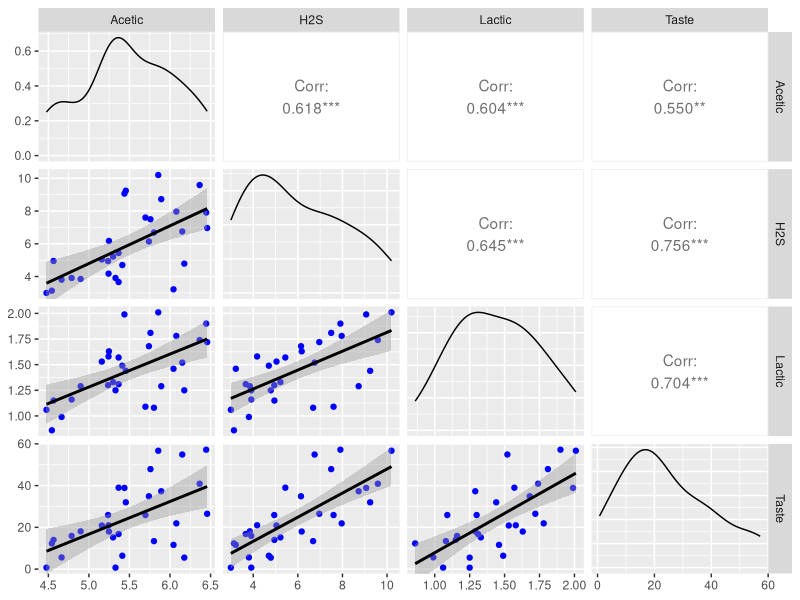
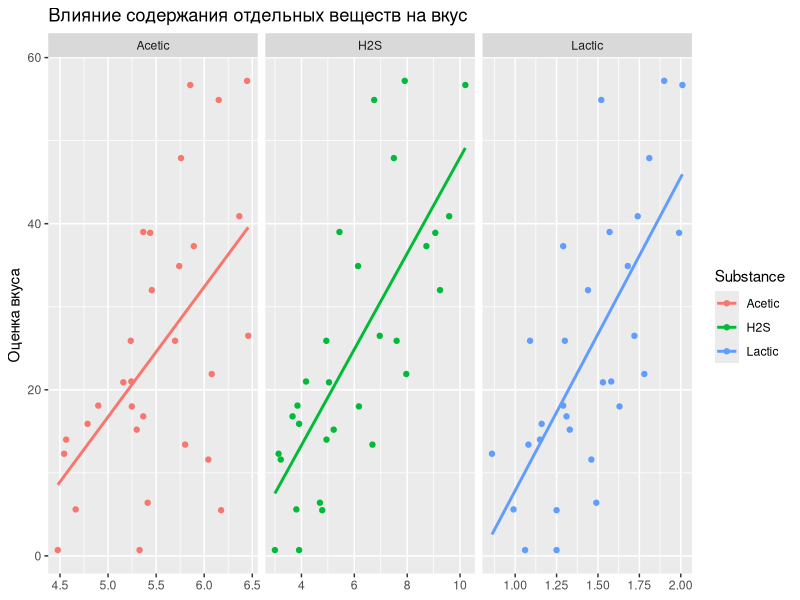
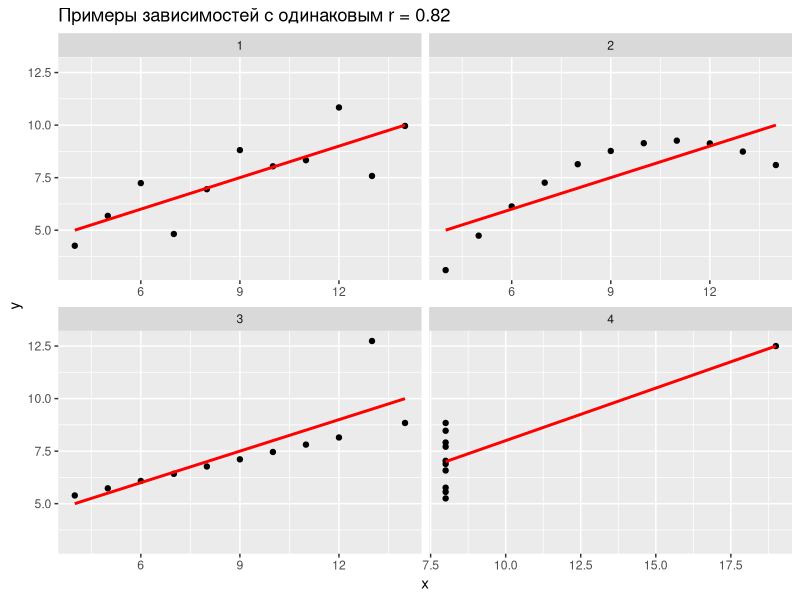
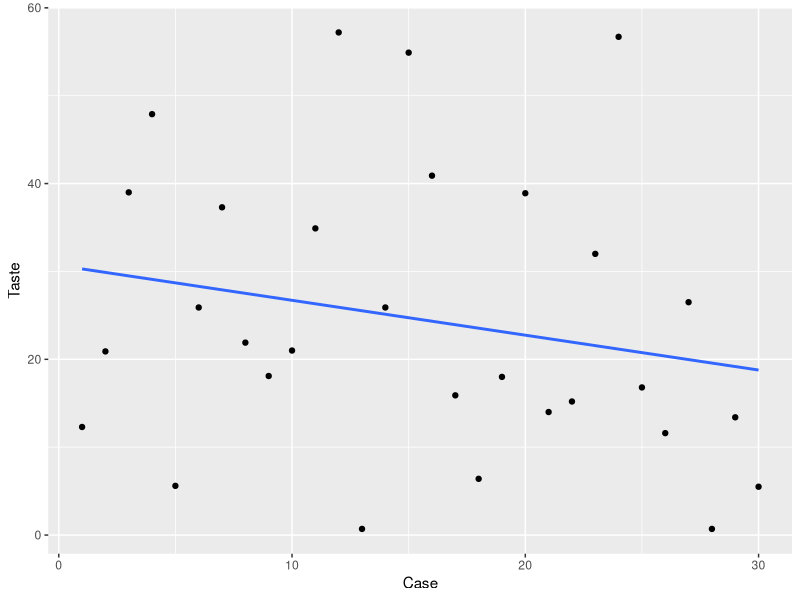
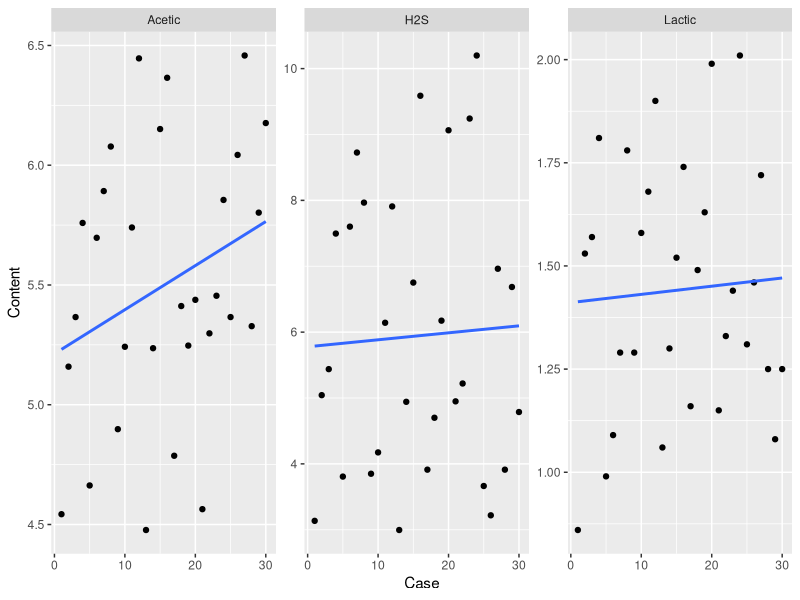
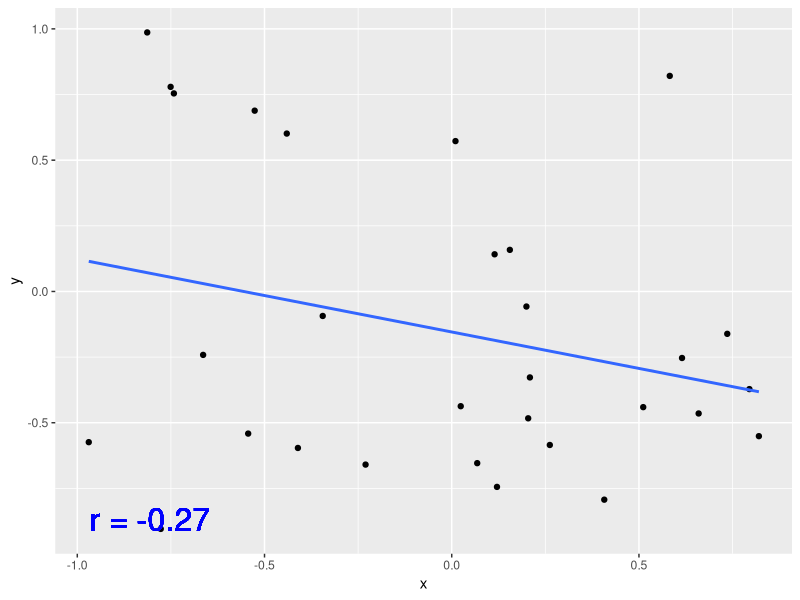
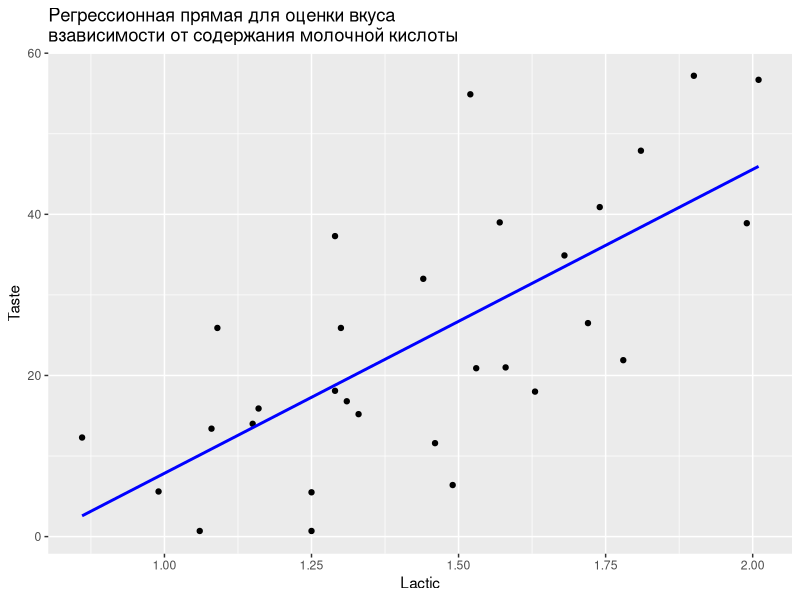
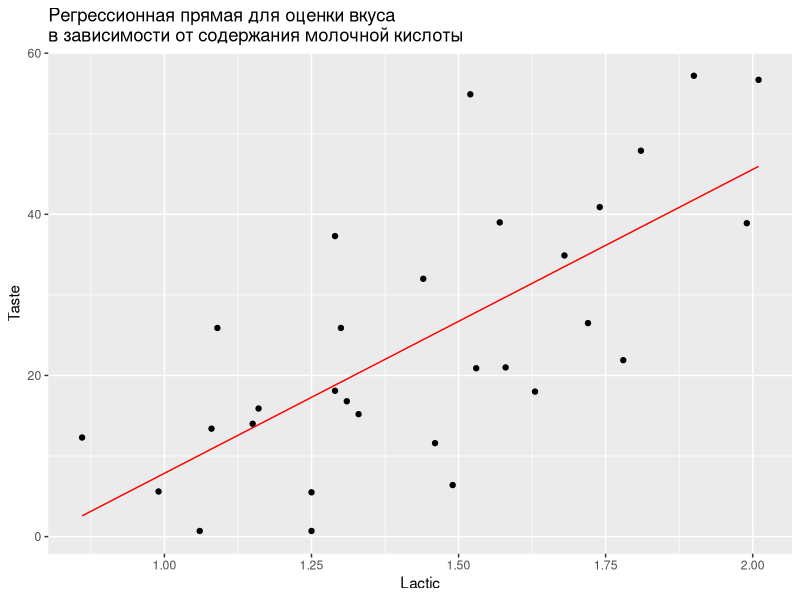

R code for these plots, in order:
## ---- chunk 1
knitr::opts_chunk$set(echo = TRUE, warning = FALSE)
options(width = 100) # ширина текстового вывода
options(digits = 3) # число знаков после запятой в выводе 
## ---- chunk 2
library(readr) # считывание данных из текстовых файлов
library(tidyverse) # манипулирование данными 
library(ggplot2) # визуализация 
library(GGally) # построение матрицы диаграмм рассеяния 
library(ggfortify) # визуализация диагностических графиков
library(modelr) # вспомогательные функции для работы с моделями
library(broom) # преобразование результатов моделирования в табличный вид
## ---- chunk 3
cheese <- read_tsv('data/cheese.txt', skip = 16)

glimpse(cheese) # Структура данных 
summary(cheese) # Описательная статистика + проверка пропущенных значений 
## ---- chunk 4
ggpairs(cheese, columns = c("Acetic", "H2S", "Lactic", "Taste"), # исключили номер образца 
        lower = list(continuous = wrap("smooth_lm", color = 'blue'))) # добавили тренд и покрасили точки 
## ---- chunk 5

cheese_tall <- cheese %>% 
  gather(key = 'Substance', value = 'Content', Acetic:Lactic)

## ---- chunk 6

ggplot(data = cheese_tall, 
       mapping = aes(x = Content, y = Taste, color = Substance)) + 
  geom_point() + 
  geom_smooth(method = 'lm', se = F) + 
  facet_wrap(~ Substance, scales = "free_x") + 
labs(title = 'Влияние содержания отдельных веществ на вкус', 
     y = 'Оценка вкуса', 
     x = NULL)

## ---- chunk 7
# Для двух столбцов: 
cor(cheese$Taste, cheese$Acetic)

# Для всех столбцов (кроме Case): 
options(digits = 3) # число знаков после запятой в выводе 

cheese %>% 
  select(-Case) %>%
  cor() 

## ---- chunk 8
head(anscombe, 3) 
## ---- chunk 9
anscombe_tall_x <- anscombe %>%
  select(x1:x4) %>% 
  gather(key = 'case', value = 'x') %>%
  mutate(case = stringr::str_sub(case, start = 2))

anscombe_tall_y <- anscombe %>% 
  select(y1:y4) %>% 
  gather(key = 'case', value = 'y') %>% 
  select(-case)

anscombe_tall <- bind_cols(anscombe_tall_x, anscombe_tall_y)

head(anscombe_tall, 3) 
## ---- chunk 10

anscombe_tall %>% group_by(case) %>% summarize(r = cor(x, y))

## ---- chunk 11
ggplot(data = anscombe_tall, mapping = aes(x, y)) + 
  geom_point() + 
  facet_wrap(~ case, ncol = 2, scales = 'free_x') + 
  geom_smooth(method = 'lm', se = F, color = 'red') +
  labs(title = "Примеры зависимостей с одинаковым r = 0.82")

## ---- chunk 12

# Количественная оценка выраженности связи 
cor(cheese)['Case', ] 

## ---- chunk 13
# Зависимость оценки вкуса от номера образца 
ggplot(data = cheese, mapping = aes(x = Case, y = Taste)) + 
  geom_point() + 
  geom_smooth(method = 'lm', se = F)

# Зависимость содержания веществ от номера образца 
ggplot(data = cheese_tall, 
       mapping = aes(x = Case, y = Content)) + 
  geom_point() + 
  geom_smooth(method ='lm', se = F) + 
  facet_wrap(~ Substance, scales = 'free_y')

## ---- chunk 14
set.seed(3) 
independent <- tibble( x = runif(n = 30, min = -1, max = 1), 
                       y = runif(n = 30, min= -1, max = 1) )

cor_independent <- with(independent, cor(x, y))

ggplot(data = independent, mapping = aes(x, y)) + 
  geom_point() + 
  geom_smooth(method = 'lm', se = F) + 
  geom_text(x = -1, y = -1, color = 'blue',
            vjust = -1, hjust = -0.1, size = 8, 
            label = paste('r =', round(cor_independent,2))) 
## ---- chunk 15

with(independent, cor.test(x, y))
## ---- chunk 16

# Для оценки вкуса и содержания химических веществ
with(cheese, cor.test(Taste, Acetic)) 
with(cheese, cor.test(Taste, H2S)) 
with(cheese, cor.test(Taste, Lactic)) 
## ---- chunk 17
# Для номера образца
with(cheese, cor.test(Taste, Case)) 
with(cheese, cor.test(Acetic, Case))
with(cheese, cor.test(Lactic, Case))
with(cheese, cor.test(H2S, Case))
## ---- chunk 18
cheese_corr <- Hmisc::rcorr(as.matrix(cheese)) 
cheese_corr 
## ---- chunk 19
ggplot(data = cheese, mapping = aes(Lactic, Taste)) + 
  geom_point() + 
  geom_smooth(method=lm, se=F, color='blue') + 
  labs(title = 'Регрессионная прямая для оценки вкуса\nвзависимости от содержания молочной кислоты')

## ---- chunk 20
m_Lactic <- lm(Taste ~ Lactic, data=cheese) 
# Выделение коэффициентов
coef_Lactic <- coef(m_Lactic) 
coef_Lactic 
## ---- chunk 21

names(m_Lactic) 

## ---- chunk 22
pred_Lactic <- cheese %>% add_predictions(m_Lactic)

ggplot(data = pred_Lactic) +
  geom_point(aes(Lactic, Taste)) +
  geom_line(aes(Lactic, pred), color = 'red') +
  labs(title='Регрессионная прямая для оценки вкуса\nв зависимости от содержания молочной кислоты')

## ---- chunk 23

grid_Lactic <- cheese %>%
  data_grid(Lactic = seq_range(Lactic, 10)) %>%
  add_predictions(m_Lactic)

grid_Lactic


ggplot(data = pred_Lactic) +
  geom_point(aes(Lactic, Taste)) +
  geom_line(aes(Lactic, pred), data = grid_Lactic, color = 'red') +
  labs(title = 'Регрессионная прямая для оценки вкуса\nв зависимости от содержания молочной кислоты')

## ---- chunk 24
ggplot(data = independent, mapping = aes(x, y)) + 
  geom_point() + 
  geom_smooth(method = 'lm', se = F) + 
  geom_text(x = -1, y = -1, color = 'blue',
            vjust = -1, hjust = -0.1, size = 8, 
            label = paste('r =', round(cor_independent,2))) 
## ---- chunk 25

m_ind <- lm(y ~ x, data = independent) 
coef(m_ind) 

## ---- chunk 26
summary(m_ind)
## ---- chunk 27
confint(m_ind)
## ---- chunk 28
summary(m_Lactic)
confint(m_Lactic)

## ---- chunk 29

Lactic_mtable <- tidy(m_Lactic)  %>%
  bind_cols(confint_tidy(m_Lactic))

Lactic_mtable
## ---- chunk 30
ggplot(data = Lactic_mtable, mapping = aes(x = term, y = estimate)) +
  geom_errorbar(aes(ymin = conf.low, ymax = conf.high), color = 'red') +
  geom_point() +
  geom_hline(yintercept = 0, linetype = 'dashed', color = 'red') +
  labs(title = 'Интервальная оценка коэффициентов для модели с Lactic',
       x = 'Коэффициент',
       y = NULL) 

## ---- chunk 31
-29.9 + 37.7 * 1.5
## ---- chunk 32
new_Lactic <- tibble(Lactic = seq(1, 2, by = 0.2))
new_Lactic_pred <- predict(m_Lactic, newdata = new_Lactic)

cbind(new_Lactic, Taste = new_Lactic_pred) # склеиваем результаты в одну таблицу
## ---- chunk 33

ggplot(data = pred_Lactic, mapping = aes(Lactic, Taste)) +
  geom_point() +
  geom_smooth(method = 'lm', 
              color = 'red') +
    geom_smooth(method = 'lm',
              level = .8,
              color = 'red') +
  labs(title = '80% и 90% доверительные интервалы для регрессионной прямой\nзависимости оценки вкуса от содержания молочной кислоты')

## ---- chunk 34

# 95% доверительный интервал для среднего

ci_Lactic <- predict(m_Lactic, 
                        newdata = cheese,
                        interval = 'confidence',
                        level = 0.95) %>%
  as.data.frame() %>%
  rename(lci = lwr, uci = upr)


# 95% доверительный интервал для отдельных наблюдений

pi_Lactic <- predict(m_Lactic, 
                        newdata = cheese,
                        interval = 'prediction',
                        level = 0.95) %>%
  as.data.frame() %>%
  select(-fit) %>% # точечный прогноз уже есть в наборе, удаляем этот столбец
  rename(lpi = lwr, upi = upr)

# Склеиваем все в одну таблицу
pred_Lactic2 <- bind_cols(cheese, ci_Lactic, pi_Lactic)

## ---- chunk 35

p_Lactic <- ggplot(data = pred_Lactic2) +
  
  geom_ribbon(aes(Lactic, ymin = lpi, ymax = upi), 
              fill = 'lightskyblue', alpha = 0.5) + 
  
  geom_ribbon(aes(Lactic, ymin = lci, ymax = uci), 
              fill = 'darkgray', alpha = 0.5) +
  
  geom_line(aes(Lactic, fit), color = 'red') +

  geom_point(aes(Lactic, Taste)) +

  labs(title = paste('Интервальный прогноз (95% интервалы) оценки вкуса', 
                     'в зависимости  от содержания молочной кислоты', 
                     sep = '\n'),
       y = 'Оценка вкуса' )

p_Lactic
## ---- chunk 36
outliers_Lactic <- pred_Lactic2 %>%
  filter(Taste < lpi | Taste > upi) %>%
  mutate(Error = Taste - fit)

outliers_Lactic

# Выделение выбросов на диаграмме рассеяния (предыдущий график)

p_Lactic +
  geom_point(aes(x = Lactic, y = Taste),
             data = outliers_Lactic,
             color = 'red', alpha = 0.5,
             size = 5) +
  geom_text(aes(x = Lactic, y = Taste, label = paste('Образец №', Case)),
            data = outliers_Lactic, 
            vjust = -0.8 )

## ---- chunk 37
ggplot(data = cheese, mapping = aes(Lactic, Taste)) +
  geom_point() +
  geom_hline(aes(yintercept = mean(Taste)), color = 'red', linetype = 'dashed') +
  geom_linerange(aes(ymin = mean(Taste), ymax = Taste))
## ---- chunk 38
ggplot(data = pred_Lactic, mapping = aes(Lactic, Taste)) +
  geom_point() +
  geom_line(aes(y = pred), color = 'red' ) +
  geom_hline(aes(yintercept = mean(Taste)), color = 'red', linetype = 'dashed') +
  geom_linerange(aes(ymin = mean(Taste), ymax = Taste), 
                 color = 'darkgray', linetype = 'dashed') +
  geom_linerange(aes(ymin = pred, ymax = Taste))
## ---- chunk 39

# Стандартное отклонение: 
paste('Стандартное отклонение:', round(sd(cheese$Taste), 1))

RSE_Lactic = summary(m_Lactic)$'sigma'
paste('Стандартная ошибка оценки:', round(RSE_Lactic, 1))

## ---- chunk 40
Rsq_Lactic <- summary(m_Lactic)$r.squared 
Rsq_Lactic

with(cheese, cor(Lactic, Taste)^2) 
## ---- chunk 41
glance(m_Lactic)
## ---- chunk 42

anova(m_Lactic)
